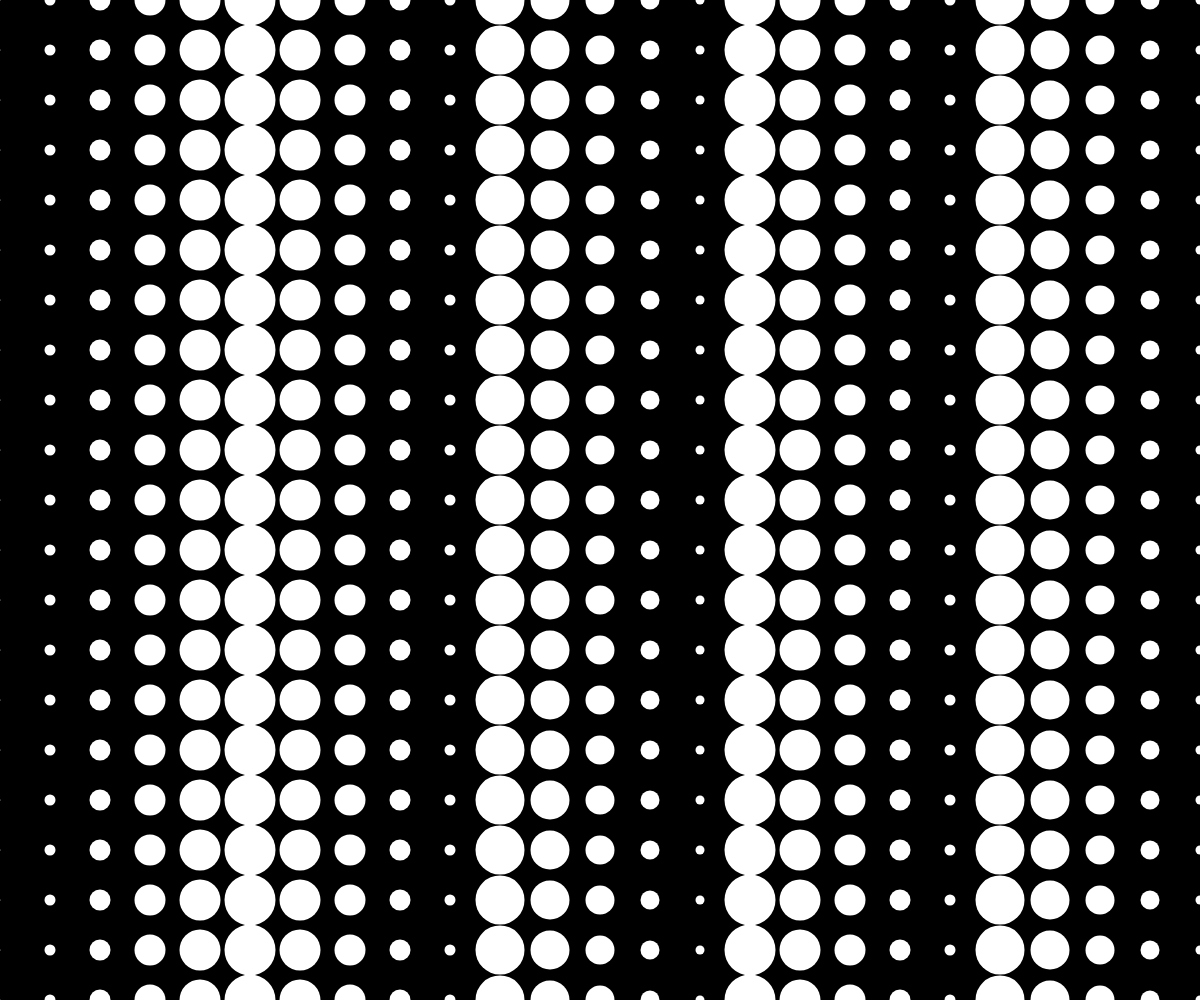
Frame 1 (no input)
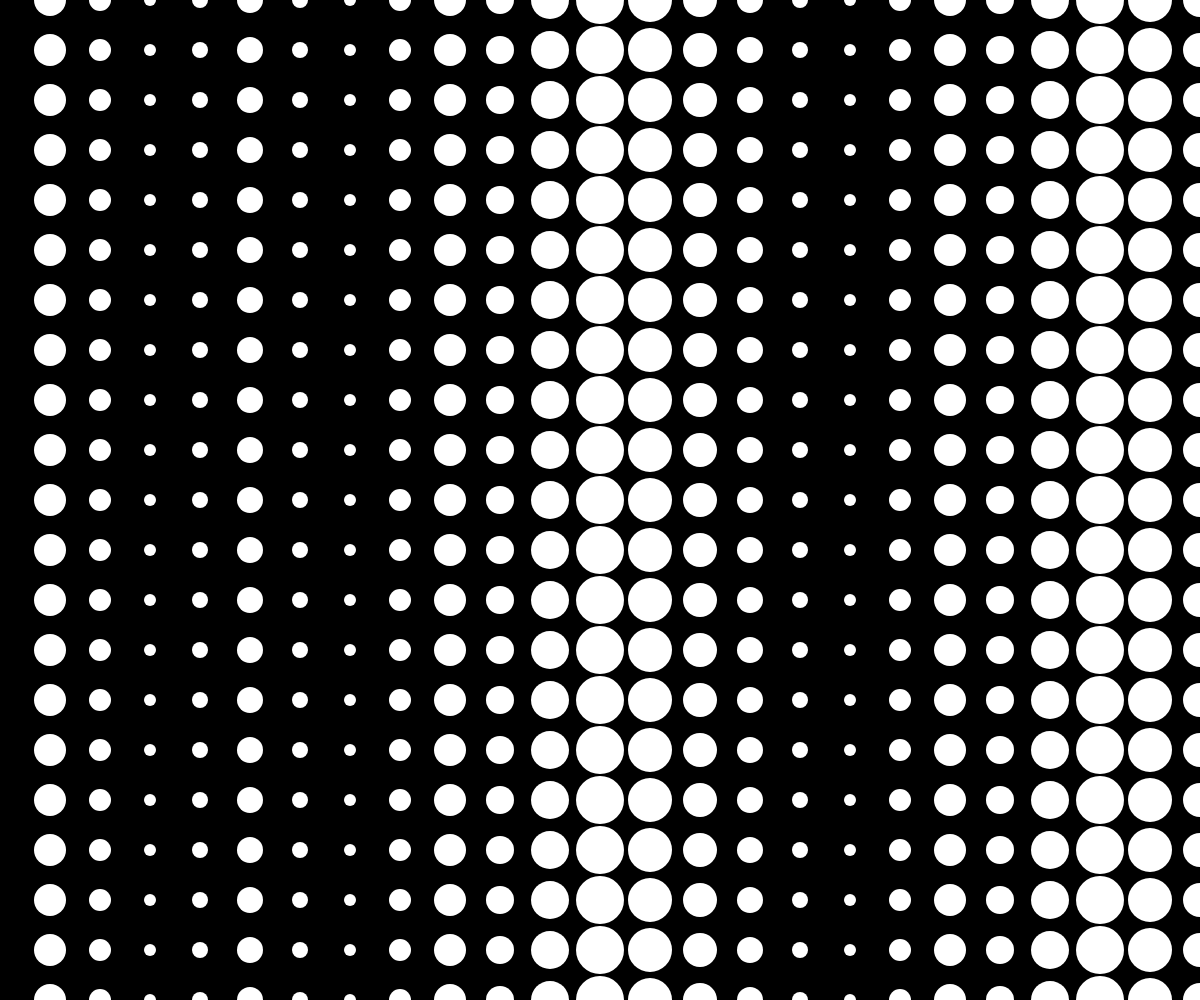
Frame 60 (no input)
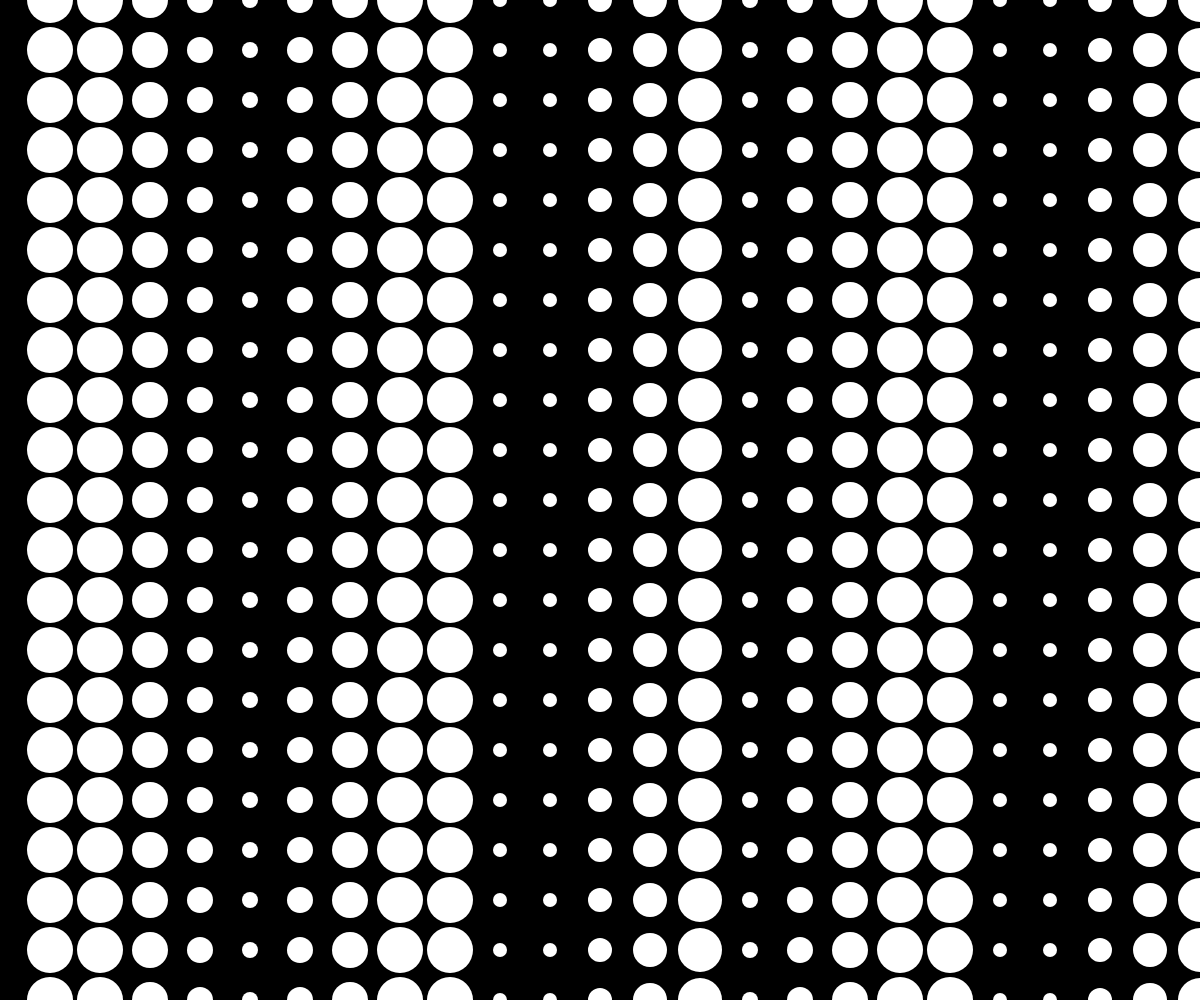
Frame 120 (the mouse pressed at the canvas centre since frame 60)

The p5.js sketch that drew these frames (run headless with seeded random() and noise() and a simulated clock; from frame 60 on, the mouse is pressed at the canvas centre):

// p5.js sketch
// ── sketch.js
var min_size = 10;
var max_size  = 50;
var size = 10;
var grow_rate = 1;
var generation_diff = 10;

var arr_length = 30;

var dot_arr;


function create_2d_array(x_len,y_len){
  arr = new Array(x_len);
  for (let i=0; i<arr.length; i++){
    arr[i] = new Array(y_len);
  }
  return arr;
}

function fill_circle_arr(arr){
  for (let i=0; i<arr.length; i++){
    for (let j=0; j<arr[0].length; j++){
      cursize = (i*generation_diff > max_size) ? (max_size - (i*generation_diff)%max_size) : i*generation_diff;
      inval = (i*generation_diff > max_size && Math.floor(i*generation_diff/max_size)%2 == 0) ? (-1) : (1);
      arr[i][j] = new circleMover(i*max_size,j*max_size,cursize,inval);
    }
  }
  return arr;
}

function setup(){
  ww = windowWidth;
  wh = windowHeight;
  canvas = createCanvas(ww,wh);
  canvas.position(0,0);
  canvas.style('z-index', '-1');

  dot_arr = create_2d_array(arr_length,arr_length);
  dot_arr = fill_circle_arr(dot_arr);

}

function draw(){
  background(0);


  noStroke();
  // fill(10);

  for (let i=0; i<dot_arr.length; i++){
    for (let j=0; j<dot_arr[0].length; j++){
      dot_arr[i][j].increaser();
      dot_arr[i][j].show();
    }
  }




  // circle(mouseX,mouseY,100);
}

// ── circler.js
function circleMover(x,y,cursize,inval){
  this.xpos = x;
  this.ypos = y;
  this.size = cursize;
  this.grow_rate = inval;
}

circleMover.prototype.show = function(){
  circle(this.xpos,this.ypos,this.size);
}

circleMover.prototype.increaser = function(){
  if (this.size>max_size || this.size< min_size){
    this.grow_rate *= -1;
  }
  this.size = this.size + this.grow_rate;

}

// ── rectangular.js
function rectMover(x,y,cursize,inval,col){
  this.xpos = x;
  this.ypos = y;
  this.size = cursize;
  this.grow_rate = inval;
  this.col = col;
  rectMode(RADIUS);
}

rectMover.prototype.show = function(){
  push();
  translate(this.xpos,this.ypos);
  rotate(45);
  noStroke();
  fill(this.col);
  rect(0,0,this.size,this.size,this.size/2);
  rotate(-45);
  pop();
}

rectMover.prototype.increaser = function(){

    if (this.size+this.grow_rate <= min_limit || this.size+this.grow_rate >= max_limit){
      this.grow_rate *= -1;
    }
    this.size = this.size + this.grow_rate;
    console.log(this.size);

}





  // if (this.size+this.grow_rate <= min_limit){
  //   this.grow_rate = this.grow_rate;
  // }
  // else if (this.size+this.grow_rate >= max_limit){
  //   this.grow_rate = -this.grow_rate;
  // }
  // this.size = this.size + this.grow_rate;
  //

// if (this.size == min_limit){
//   this.grow_rate = 1;
// }
// else if (this.size == max_limit){
//   this.grow_rate = -1;
// }
// else if (this.size < min_limit){
//   this.grow_rate = 1;
//   this.size = this.size + this.grow_rate;
// }
// else if (this.size > max_limit){
//   this.grow_rate = -1;
//   this.size = this.size + this.grow_rate;
// }
// else{
//   this.size = this.size + this.grow_rate;
// }
